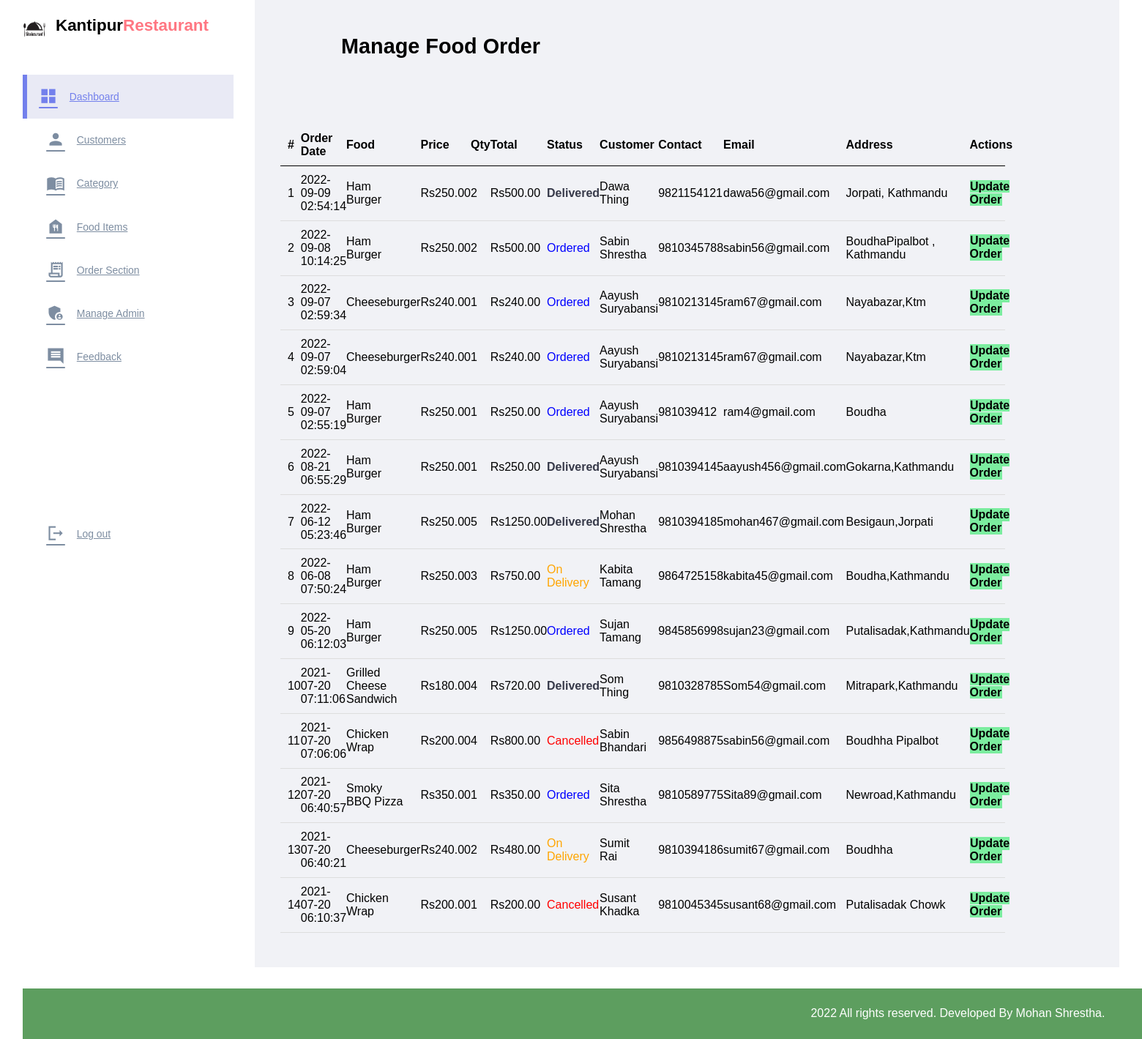
Page /admin/manage-order.php (signed in) on the committed database.
### tables this page shows
CREATE TABLE `tbl_order` (
  `id` int(10) UNSIGNED NOT NULL,
  `food` varchar(150) NOT NULL,
  `price` decimal(10,2) NOT NULL,
  `qty` int(11) NOT NULL,
  `total` decimal(10,2) NOT NULL,
  `order_date` datetime NOT NULL,
  `status` varchar(50) NOT NULL,
  `customer_name` varchar(150) NOT NULL,
  `customer_contact` varchar(20) NOT NULL,
  `customer_email` varchar(150) NOT NULL,
  `customer_address` varchar(255) NOT NULL
);

### admin/manage-order.php (the view, shortened to what this page needs)
<?php include('partials/menu.php'); ?>
<div class="main-content">
    <div class="wrapper">
        <h1>Manage Food Order</h1>
                <br /><br /><br />
                <br><br>
                <table class="tbl-full">
                    <tbody class="move">
                    <tr>
                        <th width="5%">#</th>
                        <th width="10%">Order Date</th>
                        <th width="10%">Food</th>
                        <th width="10%">Price</th>
                        <th width="5%">Qty</th>
                        <th width="10%">Total</th>
                        <th width="8%">Status</th>
                        <th width="10%">Customer</th>
                        <th width="10%">Contact</th>
                        <th width="18%">Email</th>
                        <th width="18%">Address</th>
                        <th>Actions</th>
                    </tr>
                    <?php
                        $sql = "SELECT * FROM tbl_order ORDER BY id DESC";
                        $res = mysqli_query($conn, $sql);
                        $count = mysqli_num_rows($res);
                        $sn = 1;
                        if($count>0)
                        {
                            while($row=mysqli_fetch_assoc($res))
                            {
                                $id = $row['id'];
                                $food = $row['food'];
                                $price = $row['price'];
                                $qty = $row['qty'];
                                $total = $row['total'];
                                $order_date = $row['order_date'];
                                $status = $row['status'];
                                $customer_name = $row['customer_name'];
                                $customer_contact = $row['customer_contact'];
                                $customer_email = $row['customer_email'];
                                $customer_address = $row['customer_address'];
                                ?>
                                    <tr>
                                        <td><?php echo $sn++; ?> </td>
                                        <td><?php echo $order_date; ?></td>
                                        <td><?php echo $food; ?></td>
                                        <td><?php echo 'Rs'.$price; ?></td>
                                        <td><?php echo $qty; ?></td>
                                        <td><?php echo 'Rs'.$total; ?></td>
                                        <td>
                                            <?php
                                                if($status=="Ordered")
                                                {
                                                    echo "<label style='color: blue;'>$status</label>";
                                                }
                                                elseif($status=="On Delivery")
                                                {
                                                    echo "<label style='color: orange;'>$status</label>";
                                                }
                                                elseif($status=="Delivered")
                                                {
                                                    echo "<label style='color: green;'><b>$status</b></label>";
                                                }
                                                elseif($status=="Cancelled")
                                                {
                                                    echo "<label style='color: red;'>$status</label>";
                                                }
                                            ?>
                                        </td>
                                        <td><?php echo $customer_name; ?></td>
                                        <td><?php echo $customer_contact; ?></td>
                                        <td><?php echo $customer_email; ?></td>
                                        <td><?php echo $customer_address; ?></td>
                                        <td>
                                            <a href="<?php echo ADMIN_URI; ?>admin/update-order.php?id=<?php echo $id; ?>" class="btn-secondary">Update Order</a>
                                        </td>
                                    </tr>
                                <?php
                            }
                        }
                        else
                        {
                            echo "<tr><td colspan='12' class='error'>Orders not Available</td></tr>";
                        }
                    ?>
                    </tbody>
                </table>
    </div>
</div>
<?php include('partials/footer.php'); ?>

### css/admin.css (style rules this page uses)
* { margin: 0; padding: 0; font-family: Arial, Helvetica, sans-serif; }
.wrapper { padding: 1%; width: 80%; margin: 0 auto; }
.tbl-full { width: 100%; }
.move { position: relative; left:-83px; }
table { border-collapse: collapse; width: 100%; }
th, td { padding: 8px; text-align: left; border-bottom: 1px solid #ddd; }
table tr th { border-bottom: 1px solid black; padding: 1%; text-align: left; }
table tr td { padding: 1%; }
.btn-secondary { background-color: #7bed9f; padding: 1%; color: black; text-decoration: none; font-weight: bold; }
.main-content { background-color: #f1f2f6; padding: 3% 0; }
:root { --color-primary:#7380ec; --color-danger: #ff7782; --color-success: #41f1b6; --color-warning: #ffbb55; --color-white: #fff; --color-info-dark: #7d8da1; --color-info-light: #dce1eb; --color-dark: #363949; --color-light: rgba(132, 139, 200, 0.18); --color-primary-variant: #111e88; --color-dark-variant: #677483; --color-background: #f6f6f9; --card-border-radius: 2rem; --border-radius-1: 0.4rem; --border-radius-2: 0.8rem; --border-radius-3: 1.2rem; --card-padding: 1.8rem; --padding-1: 1.2rem; --box-shadow: 0 2rem 3rem var(--color-light); }
a { color: var(--color-dark); }
h1 { font-weight: 800; font-size: 1.8rem; }
b { color: var(--color-dark); }

### rows in the picture
tbl_order: order_date "2022-09-09 02:54:14", food "Ham Burger", price "250.00", qty "2", total "500.00", status "Delivered", customer_name "Dawa Thing", customer_contact "9821154121", customer_email "dawa56@gmail.com", customer_address "Jorpati, Kathmandu"
tbl_order: order_date "2022-09-08 10:14:25", food "Ham Burger", price "250.00", qty "2", total "500.00", status "Ordered", customer_name "Sabin Shrestha", customer_contact "9810345788", customer_email "sabin56@gmail.com", customer_address "BoudhaPipalbot , Kathmandu"
tbl_order: order_date "2022-09-07 02:59:34", food "Cheeseburger", price "240.00", qty "1", total "240.00", status "Ordered", customer_name "Aayush Suryabansi", customer_contact "9810213145", customer_email "ram67@gmail.com", customer_address "Nayabazar,Ktm"
tbl_order: order_date "2022-09-07 02:59:04", food "Cheeseburger", price "240.00", qty "1", total "240.00", status "Ordered", customer_name "Aayush Suryabansi", customer_contact "9810213145", customer_email "ram67@gmail.com", customer_address "Nayabazar,Ktm"
tbl_order: order_date "2022-09-07 02:55:19", food "Ham Burger", price "250.00", qty "1", total "250.00", status "Ordered", customer_name "Aayush Suryabansi", customer_contact "981039412", customer_email "ram4@gmail.com", customer_address "Boudha"
tbl_order: order_date "2022-08-21 06:55:29", food "Ham Burger", price "250.00", qty "1", total "250.00", status "Delivered", customer_name "Aayush Suryabansi", customer_contact "9810394145", customer_email "aayush456@gmail.com", customer_address "Gokarna,Kathmandu"
tbl_order: order_date "2022-06-12 05:23:46", food "Ham Burger", price "250.00", qty "5", total "1250.00", status "Delivered", customer_name "Mohan Shrestha", customer_contact "9810394185", customer_email "mohan467@gmail.com", customer_address "Besigaun,Jorpati"
tbl_order: order_date "2022-06-08 07:50:24", food "Ham Burger", price "250.00", qty "3", total "750.00", status "On Delivery", customer_name "Kabita Tamang", customer_contact "9864725158", customer_email "kabita45@gmail.com", customer_address "Boudha,Kathmandu"
tbl_order: order_date "2022-05-20 06:12:03", food "Ham Burger", price "250.00", qty "5", total "1250.00", status "Ordered", customer_name "Sujan Tamang", customer_contact "9845856998", customer_email "sujan23@gmail.com", customer_address "Putalisadak,Kathmandu"
tbl_order: order_date "2021-07-20 07:11:06", food "Grilled Cheese Sandwich", price "180.00", qty "4", total "720.00", status "Delivered", customer_name "Som Thing", customer_contact "9810328785", customer_email "Som54@gmail.com", customer_address "Mitrapark,Kathmandu"
tbl_order: order_date "2021-07-20 07:06:06", food "Chicken Wrap", price "200.00", qty "4", total "800.00", status "Cancelled", customer_name "Sabin Bhandari", customer_contact "9856498875", customer_email "sabin56@gmail.com", customer_address "Boudhha Pipalbot"
tbl_order: order_date "2021-07-20 06:40:57", food "Smoky BBQ Pizza", price "350.00", qty "1", total "350.00", status "Ordered", customer_name "Sita Shrestha", customer_contact "9810589775", customer_email "Sita89@gmail.com", customer_address "Newroad,Kathmandu"
tbl_order: order_date "2021-07-20 06:40:21", food "Cheeseburger", price "240.00", qty "2", total "480.00", status "On Delivery", customer_name "Sumit Rai", customer_contact "9810394186", customer_email "sumit67@gmail.com", customer_address "Boudhha"
tbl_order: order_date "2021-07-20 06:10:37", food "Chicken Wrap", price "200.00", qty "1", total "200.00", status "Cancelled", customer_name "Susant Khadka", customer_contact "9810045345", customer_email "susant68@gmail.com", customer_address "Putalisadak Chowk"
